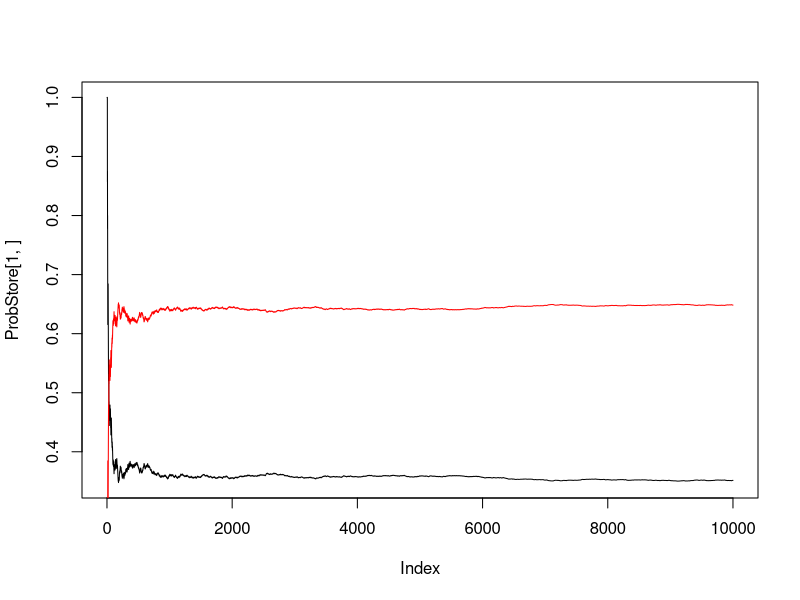
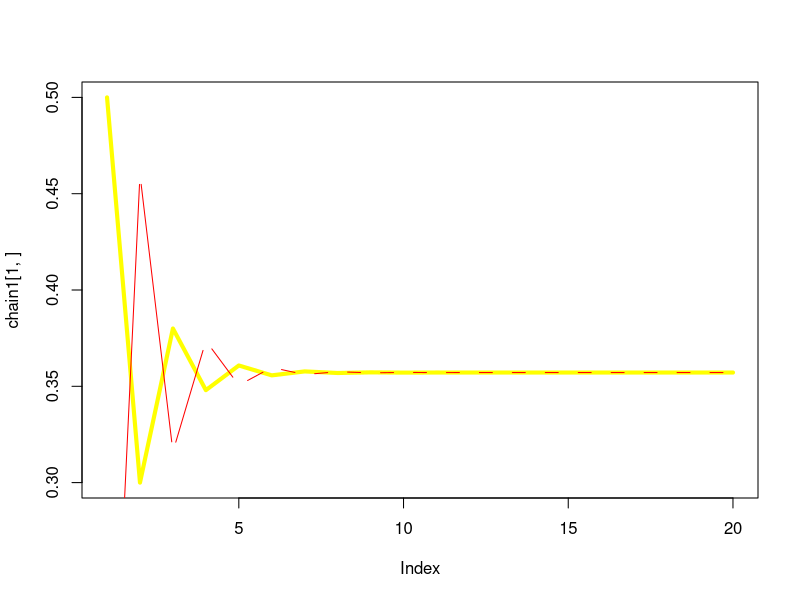

R code for these plots, in order:
# Define transition probabilities
p11 <- 0.1
p12 <- 1-p11

p21 <- 0.5
p22 <- 1-p21

# Starting value for state (result should be independent)
S <- "b"
# Number ahead forecast (enough to stabilize)
nahead <- 20
# How often should this be done
nsave <- 10000
Sstore <- matrix(NA, nsave)
ProbStore <- matrix(NA, 2, nsave)
for (i in 1:nsave){
    S <- "b"
    for(j in 1:nahead){
        if (S == "b"){
        S <- sample(c("a", "b"), size = 1, prob = c(p21, p22))
        }else if (S == "a"){
        S <- sample(c("a", "b"), size = 1, prob = c(p11, p12))
        }
        }
    Sstore[i, ] <- S
    ProbStore[1, i] <- sum(Sstore=="a", na.rm = TRUE)/i
    ProbStore[2, i] <- sum(Sstore=="b", na.rm = TRUE)/i}

plot(ProbStore[1,],type = "l")
lines(ProbStore[2,],type = "l", col = "red")

# Final Probability with 500 burn-in
Sstore <- Sstore[500:nsave,]
sum(Sstore=="a")/(nsave-500)
sum(Sstore=="b")/(nsave-500)

# Theoretical results with transition matrix Gamma
Gamma <- matrix(c(p11, p12, p21, p22), nrow = 2, byrow = TRUE)

# Testing for independence of starting point
library(expm)
start1 <- matrix(c(0, 1), nrow = 1)
start2 <- matrix(c(1, 0), nrow = 1)
chain1 <- sapply(1:nahead,function(t) start1 %*% (Gamma%^%t))
chain2 <- sapply(1:nahead,function(t) start2 %*% (Gamma%^%t))

plot(chain1[1,], type = "l", lwd = 4, col = "yellow")
lines(chain2[1,], col = "red", type = "c")

round(chain1, 6) == round(chain2, 6)
